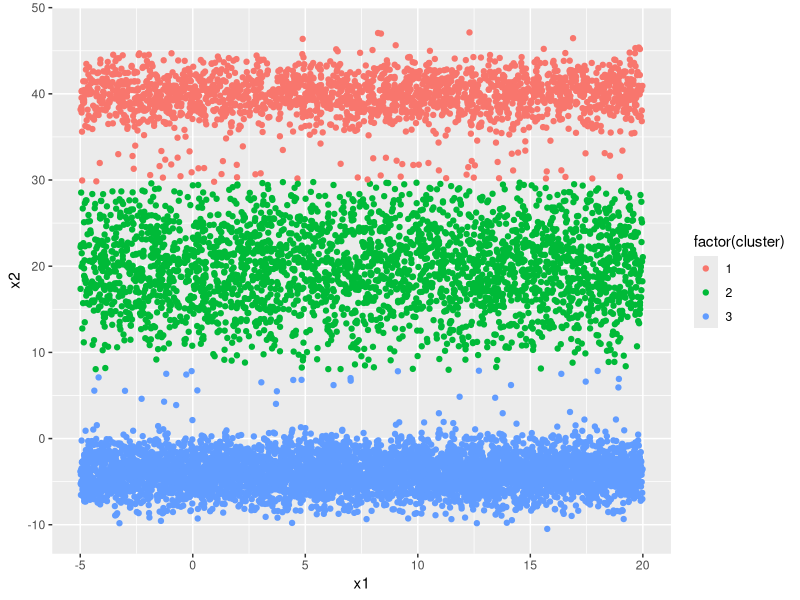
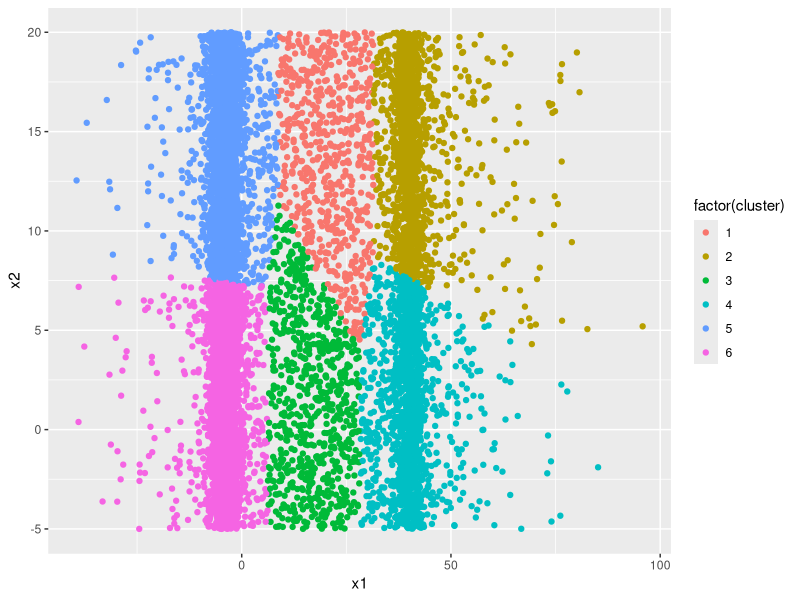

These figures' R source, in order:
## ---- chunk 1
knitr::opts_chunk$set(echo = TRUE)
library(magrittr)
library(tidyverse)
library(microbenchmark)
library(scatterplot3d)

## ---- chunk 2
euc.dist <- function(x1, x2){
  sqrt(sum((x1 - x2)** 2))
}


kmeans <- function(nReps, myScatterInput, myClusterNum, maxIter){
  # Create empty list to be filled with sums of the final euclidean distances from the centroids
  euclidSums <-  list()
  
  for (k in 1:nReps){
    # Create vector of cluster numbers
    clusterNums <- seq(1:myClusterNum)
    
    # Initialize cluster nums
    cluster_init <- sample(clusterNums, nrow(myScatterInput), replace = T) 
    
    # Create cluster centroids by taking means of each group
    clusterCentroids <- bind_cols(myScatterInput, cluster = cluster_init) %>% 
      group_by(cluster) %>% 
      summarize_all(mean)
    
    cluster_new <- cluster_init 
    
    count <- 0
    while (count < maxIter){
      cluster_old <- cluster_new
      
      # Create empty matrix to fill with distances
      dist_matrix <- matrix(0,nrow(myScatterInput), ncol=nrow((clusterCentroids)))
      
      # Turn cluster centroids into matris
      cluster_matrix <- as.matrix(clusterCentroids)
      
      # Iterate over each cluster centroid to calculate euclidean distances with myScatterInput
      for (i in 1:nrow(clusterCentroids)){
        differences <- t(myScatterInput) - cluster_matrix[i,-1] 

        eucDist <- t(sqrt(colSums(differences^2)))
        dist_matrix[,i] <- eucDist
        
      }
    # Find the minimum cluster distance for each observation in order to reassign clusters
    cluster_new <- (sapply(seq(nrow(dist_matrix)), function(i) {
        which.min(dist_matrix[i,])
      }))
      
    # Recalculate cluster centroids
      clusterCentroids <- bind_cols(myScatterInput, cluster = cluster_new) %>% 
        group_by(cluster) %>% 
        summarize_all(mean)
      
      # Break once cluster centroid assignments stop changing
      if (sum(cluster_new - cluster_old) == 0){
        break 
      }
      count = count + 1
    }
    
    # Create data frame of final cluster assignments
    cluster_DF <- data.frame(cluster_new)
    colnames(cluster_DF) <- c("cluster")
    
    # Match up final cluster assignments to cluster means
    cluster_mat <- as.matrix(left_join(cluster_DF, clusterCentroids, by="cluster"))
    cluster_mat <- cluster_mat[,-1]
    
    # Compute the difference between observations and final centroid mean
    differences <- t(myScatterInput) - t(cluster_mat) 
    
    # Compute eculidean distances and sum them 
    eucDist <- t(sqrt(colSums(differences^2)))
    eucSum <- sum(eucDist)
    
    euclidSums[[k]] <- eucSum
    
  }
  # Find the minimum eucliean sum
  minSum <- min(unlist(euclidSums))
  
  if (ncol(myScatterInput) == 2){
    myScatterInput$cluster <- cluster_new
    colnames(myScatterInput) <- c("x1", "x2", "cluster")
    plot <- ggplot(myScatterInput, aes(x =x1, y=x2))+
      geom_point(aes(color=factor(cluster)))  
    
    return(plot)
    
  } else if (ncol(myScatterInput) == 3){
    myScatterInput$cluster <- cluster_new
    colnames(myScatterInput) <- c("x1", "x2", "x3", "cluster")
    colors <- c("red", "blue", "green", "orange", "yellow", "purple", "pink",
                "coral", "yellow", "navyblue", "turquoise", "olivedrab2") 

    colors <- colors[as.numeric(myScatterInput$cluster)]
    plot <- scatterplot3d(myScatterInput[,1:3], color = colors)
    return(plot)
  } 
  return (paste("Min Euclidean Sum: ",minSum))
}


## ---- chunk 3
# TEST DATA 1
set.seed(101)
myScatterInput <- data_frame(myCol_01 = runif(100000, -1, 1))
myClusterNum <- 2

kmeans(nReps = 5, myScatterInput = myScatterInput, myClusterNum = myClusterNum, maxIter = 10000)
microbenchmark(kmeans(1, myScatterInput, myClusterNum, 10000),times = 2)
## ---- chunk 4
# TEST DATA 1
set.seed(103)
myScatterInput <- data_frame(myCol_01 = runif(10000, -5, 20), myCol_02 = c(rnorm(3000, 20, 5), rnorm(5000, -4, 2), rnorm(2000, 40, 2)))
myClusterNum <- 3

kmeans(nReps = 5, myScatterInput = myScatterInput, myClusterNum = myClusterNum, maxIter = 10000)

## ---- chunk 5
# TEST DATA 2
set.seed(104)
myScatterInput <- data_frame(myCol_01 = c(rnorm(3000, 20, 20), rnorm(5000, -4, 2), rnorm(2000, 40, 2)), myCol_02 = runif(10000, -5, 20))
myClusterNum <- 6

kmeans(nReps = 5, myScatterInput = myScatterInput, myClusterNum = myClusterNum, maxIter = 10000)
